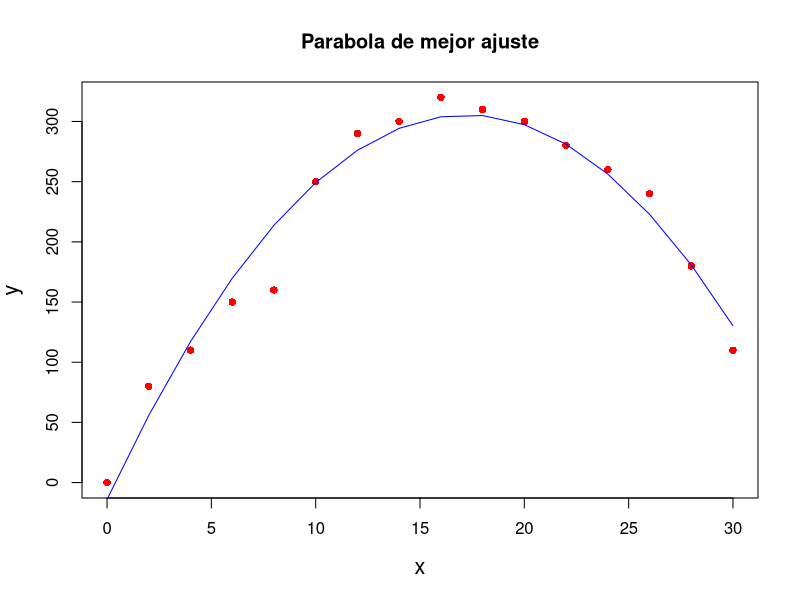

Here is the R script that generated this plot:
library(dplyr)
library(ggplot2)
library(readxl)
library(pracma)

#obtener datos
datos <- read_excel("Datos.xlsx",sheet="Cuadratico")

#ingresar arrays a funcion polyfit
p <- polyfit(datos$cantidad, datos$Ingreso, 2)

#mostrar coeficientes
p

#graficar data
plot(datos$cantidad, datos$Ingreso, pch=16, cex.lab = 1.3, col = "red", xlab="x", ylab="y", main="Parabola de mejor ajuste")

#graficar recta de ajuste
yf <- polyval(p, datos$cantidad)
lines(datos$cantidad, yf, col="blue")